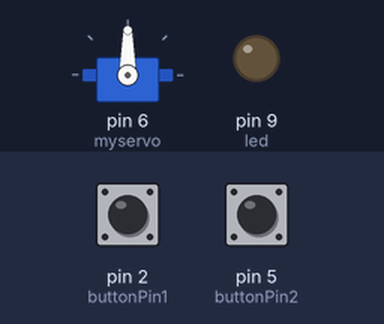
Simulated run of this sketch. Board: Arduino Uno, built with avr-gcc and run on an emulated ATmega328P. Shown: servo, output pins drawn as LEDs (lit = HIGH). The test bench sets the inputs (shaded band); at power-on: pin 5 (buttonPin2) LOW, pin 2 (buttonPin1) LOW.

Above: at 1.2 s.
1.3 s: pin 5 (buttonPin2) pulled HIGH for 0.15 s
At 2.6 s:
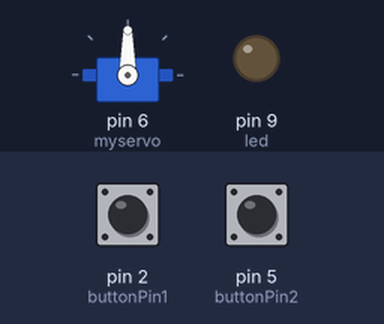
2.9 s: pin 2 (buttonPin1) pulled HIGH for 0.15 s
At 3.01 s:
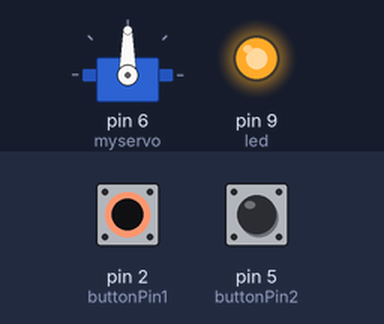
4.5 s: pin 2 (buttonPin1) pulled HIGH for 3.2 s
At 8.5 s:
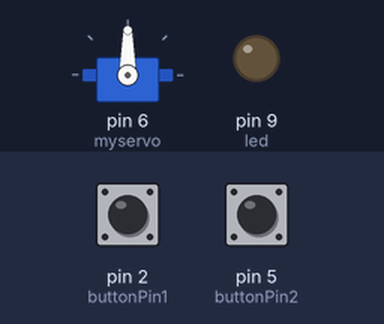
9.2 s: pin 5 (buttonPin2) pulled HIGH for 3.2 s
At 9.7 s:
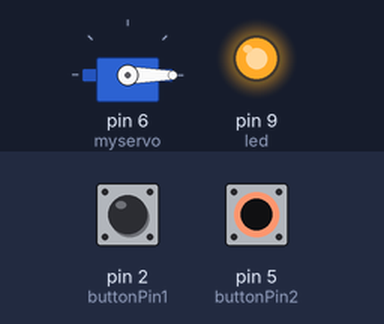
Timing chart, 0 to 14.0 s (numbered marks = the images above; inputs shaded):
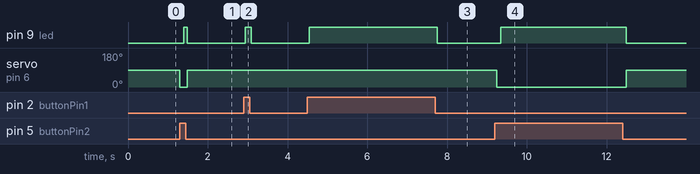

Measured:
- after the input at 1.3 s, pin 9 (led): LOW → HIGH after 0.10 s, → LOW 0.08 s later; servo on pin 6 (myservo): 90° → 0° at once, → 90° 0.18 s later
- after the input at 2.9 s, pin 9 (led): LOW → HIGH at once, → LOW 0.16 s later
- after the input at 4.5 s, pin 9 (led): LOW → HIGH after 0.05 s, → LOW 3.2 s later
- after the input at 9.2 s, pin 9 (led): LOW → HIGH after 0.15 s, → LOW 3.1 s later; servo on pin 6 (myservo): 90° → 0° after 0.05 s, → 90° 3.2 s later

The sketch:

Dynamic_Lamp_No_Fade.ino
```cpp
/*
 * Dynamic Lamp
 *
 * A program that operates a physical lamp that facilitates a relaxing evening environment by using multiple button inputs which controls LED and servo outputs
 *
 * @author Mason Knight
 * @version 22 March 2022
 *
 */


#include <Servo.h>

Servo myservo;
const int buttonPin1 = 2;
const int buttonPin2 = 5;

int buttonState1 = 0;
int buttonState2 = 0;

int i = 0;


int led = 9;
int brightness = 0;
int fadeAmount = 5;

void setup() {
  myservo.attach(6); //servo at pin 6
  pinMode(buttonPin1, INPUT);
  pinMode(buttonPin2, INPUT);

  pinMode(led, OUTPUT);

}

void loop() {

  buttonState1 = digitalRead(buttonPin1);
  buttonState2 = digitalRead(buttonPin2);


  if (buttonState1 == HIGH) {

    digitalWrite(led, HIGH);
    delay(30);

  }

  else if (buttonState2 == HIGH) {
    myservo.write(0);
    delay(100);
    digitalWrite(led, HIGH);
    delay(30);
  }

  else if (buttonState1 == LOW && buttonState2 == LOW) {
    myservo.write(90);
    digitalWrite(led, LOW); //null
  }

  delay(50);


  //servo @0 top open
  //if else
  //b1-- bloom
  //fade LED
  //keep @0 top open
  //b2--open
  //LED HIGH


}
```
